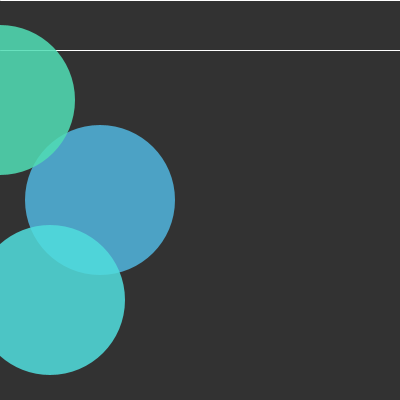
Frame 1 (no input)
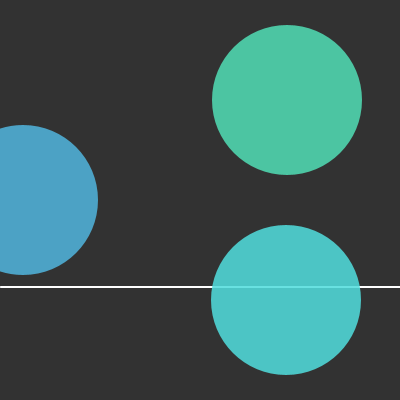
Frame 60 (the mouse pressed at the canvas centre just before this capture)
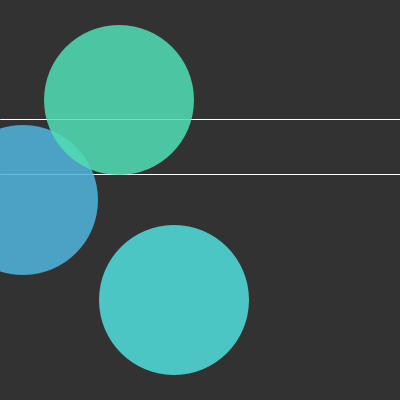
Frame 120 (the mouse held since frame 60 and released just before this capture)

The Processing sketch that drew these frames (run headless with seeded random() and noise(); from frame 60 on, the mouse is pressed at the canvas centre):

// Processing sketch: processing_134358
// ── processing_134358.pde

void setup(){
  size(400,400);
}
int x=100;
int speedx=11;
int y=0;
int speedy=7;
int z=50;
int speedz=4;
void draw(){
  background(50);
  frameRate(30);
  stroke(255);
  line(0,y,400,y);
  line(0,z,400,z);
  noStroke();
  circleone();
  circletwo();
  circlethree();
}

void circleone () {
  fill(80,180,220,220);
  ellipse(x,200,150,150);
  x=x+speedx;
  if ((x<0)||(x>=350)){
    speedx=speedx*-1;
  }
}

void circletwo () {
  fill(80,220,180,220);
  ellipse(y,100,150,150);
  y=y+speedy;
  if ((y<0)||(y>=350)){
    speedy=speedy*-1;
  }
}

void circlethree () {
  fill(80,220,220,220);
  ellipse(z,300,150,150);
  z=z+speedz;
  if ((z<0)||(z>=350)){
    speedz=speedz*-1;
  }
}
  
